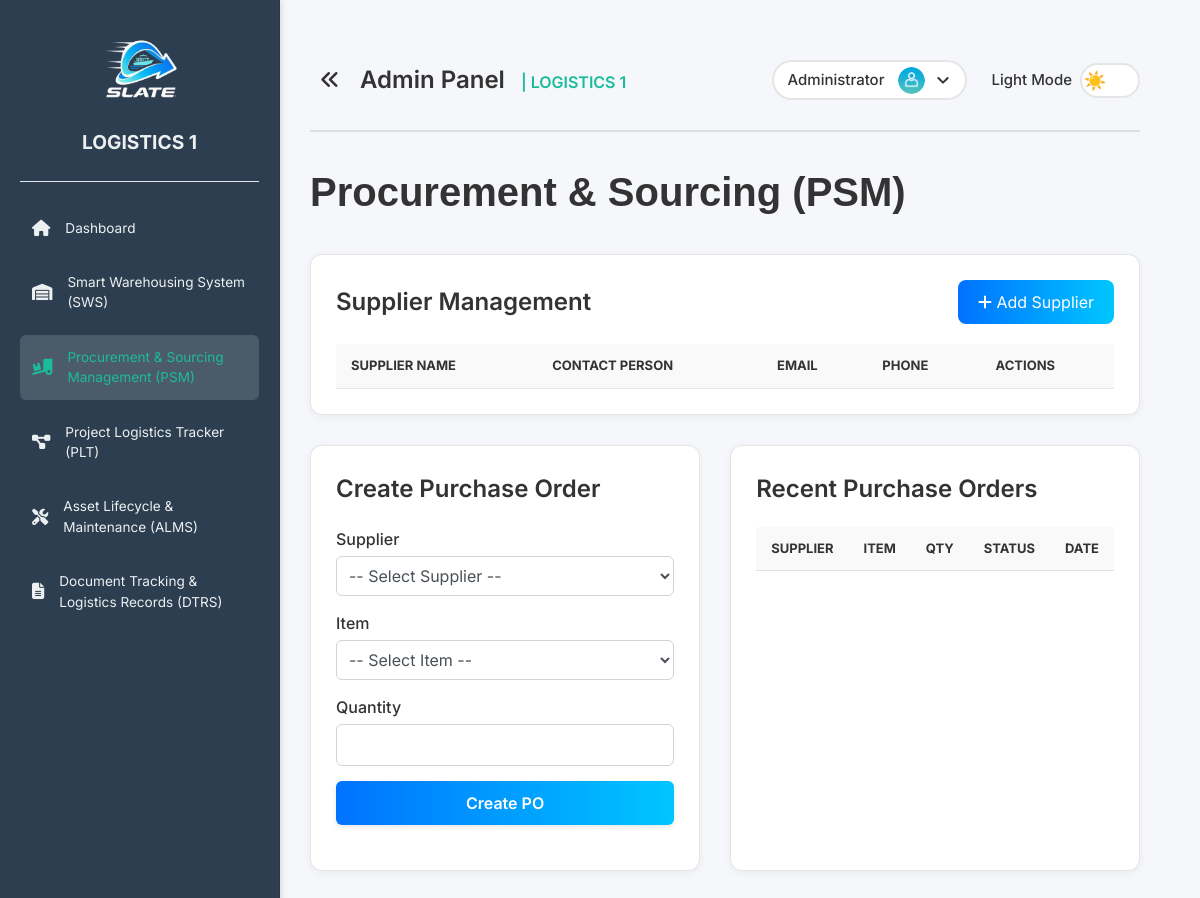
The app's page /pages/procurement_sourcing.php (signed in), older data.
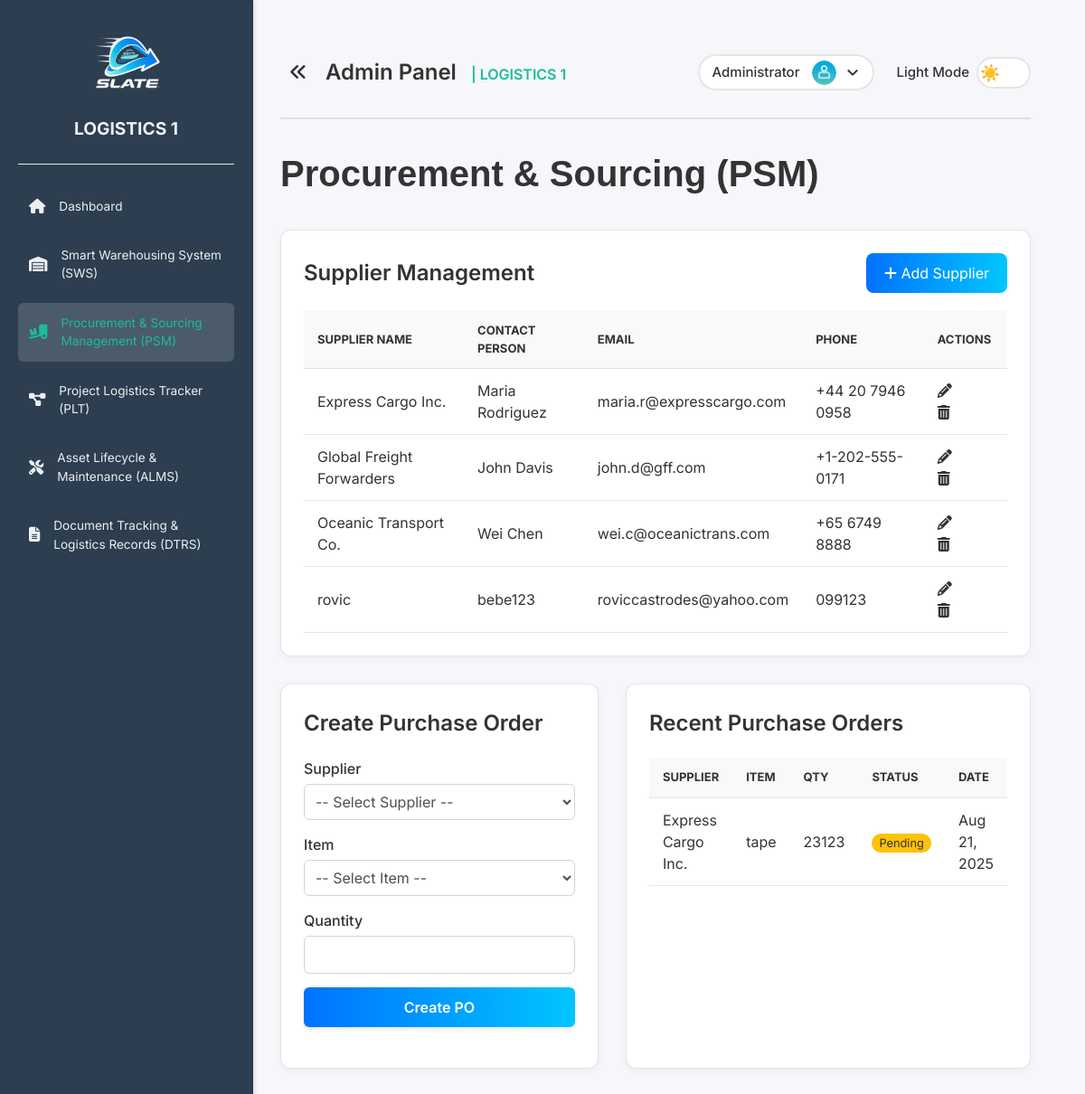
The same page, newer data.
### tables this page shows
CREATE TABLE `suppliers` (
  `id` int NOT NULL,
  `supplier_name` varchar(255) NOT NULL,
  `contact_person` varchar(255) DEFAULT NULL,
  `email` varchar(255) DEFAULT NULL,
  `phone` varchar(50) DEFAULT NULL,
  `address` text,
  `created_at` timestamp NULL DEFAULT CURRENT_TIMESTAMP
);

CREATE TABLE `purchase_orders` (
  `id` int NOT NULL,
  `supplier_id` int NOT NULL,
  `item_name` varchar(255) NOT NULL,
  `quantity` int NOT NULL,
  `status` varchar(50) DEFAULT 'Pending',
  `order_date` timestamp NULL DEFAULT CURRENT_TIMESTAMP
);

### includes/functions/supplier.php (called while the page is built, shortened)
<?php
function getAllSuppliers() {
    $conn = getDbConnection();
    $result = $conn->query("SELECT * FROM suppliers ORDER BY supplier_name ASC");
    $suppliers = $result ? $result->fetch_all(MYSQLI_ASSOC) : [];
    return $suppliers;
}
?>

### includes/functions/purchase_order.php (called while the page is built, shortened)
<?php
function getRecentPurchaseOrders($limit = 10) {
    $conn = getDbConnection();
    $sql = "SELECT po.id, s.supplier_name, po.item_name, po.quantity, po.status, po.order_date
            FROM purchase_orders po
            JOIN suppliers s ON po.supplier_id = s.id
            ORDER BY po.order_date DESC
            LIMIT ?";
    $stmt = $conn->prepare($sql);
    $stmt->bind_param("i", $limit);
    $stmt->execute();
    $result = $stmt->get_result();
    $orders = $result ? $result->fetch_all(MYSQLI_ASSOC) : [];
    return $orders;
}
?>

### pages/procurement_sourcing.php (the view, shortened to what this page needs)
<?php
require_once '../includes/functions/supplier.php';
require_once '../includes/functions/purchase_order.php';
$suppliers = getAllSuppliers();
$purchaseOrders = getRecentPurchaseOrders();
?>
<!DOCTYPE html>
<html lang="en">
<head>
  <link rel="stylesheet" href="../assets/css/styles.css">
  <link rel="stylesheet" href="../assets/css/sidebar.css">
</head>
<body>
  <div class="sidebar" id="sidebar"> <?php include '../partials/sidebar.php'; ?> </div>
  <div class="main-content-wrapper" id="mainContentWrapper">
    <div class="content" id="mainContent">
      <?php include '../partials/header.php'; ?>
      <h1 class="page-title" style="font-family: 'Inter Tight', sans-serif; font-weight: 600; font-size: 2.5rem; margin-bottom: 2rem;">Procurement & Sourcing (PSM)</h1>
      <div class="psm-grid">
        <div class="card full-width">
          <div style="display: flex; justify-content: space-between; align-items: center;">
            <h2 class="card-title">Supplier Management</h2>
            <?php if ($_SESSION['role'] === 'admin'): ?>
            <button type="button" class="btn-add" onclick="openCreateSupplierModal()"><i class="fas fa-plus"></i> Add Supplier</button>
            <?php endif; ?>
          </div>
          <table class="table">
            <thead><tr><th>Supplier Name</th><th>Contact Person</th><th>Email</th><th>Phone</th><?php if ($_SESSION['role'] === 'admin'): ?><th>Actions</th><?php endif; ?></tr></thead>
            <tbody>
              <?php foreach($suppliers as $supplier): ?>
              <tr>
                <td><?php echo htmlspecialchars($supplier['supplier_name']); ?></td>
                <td><?php echo htmlspecialchars($supplier['contact_person']); ?></td>
                <td><?php echo htmlspecialchars($supplier['email']); ?></td>
                <td><?php echo htmlspecialchars($supplier['phone']); ?></td>
                <?php if ($_SESSION['role'] === 'admin'): ?>
                <td class="actions">
                  <a class="edit" onclick='openEditSupplierModal(<?php echo json_encode($supplier); ?>)'><i class="fas fa-pencil-alt"></i></a>
                  <a class="delete" onclick="confirmDeleteSupplier(<?php echo $supplier['id']; ?>)"><i class="fas fa-trash-alt"></i></a>
                </td>
                <?php endif; ?>
              </tr>
              <?php endforeach; ?>
            </tbody>
          </table>
        </div>
        <div class="card">
          <h2 class="card-title">Create Purchase Order</h2>
          <form action="procurement_sourcing.php" method="POST">
            <div class="form-group"><label>Supplier</label><select name="supplier_id_po" required><option value="">-- Select Supplier --</option></select></div>
            <div class="form-group"><label>Item</label><select name="item_name_po" required><option value="">-- Select Item --</option></select></div>
            <div class="form-group"><label>Quantity</label><input type="number" name="quantity_po" min="1" required></div>
            <button type="submit" class="btn btn-add" style="width: 100%;">Create PO</button>
          </form>
        </div>
        <div class="card" style="grid-column: 2 / -1;">
          <h2 class="card-title">Recent Purchase Orders</h2>
          <table class="table">
            <thead><tr><th>Supplier</th><th>Item</th><th>Qty</th><th>Status</th><th>Date</th></tr></thead>
            <tbody>
              <?php foreach($purchaseOrders as $po): ?>
              <tr>
                <td><?php echo htmlspecialchars($po['supplier_name']); ?></td>
                <td><?php echo htmlspecialchars($po['item_name']); ?></td>
                <td><?php echo htmlspecialchars($po['quantity']); ?></td>
                <td><span style="background: #ffc107; color: #333; padding: 3px 8px; border-radius: 12px; font-size: 0.8em;"><?php echo htmlspecialchars($po['status']); ?></span></td>
                <td><?php echo date('M d, Y', strtotime($po['order_date'])); ?></td>
              </tr>
              <?php endforeach; ?>
            </tbody>
          </table>
        </div>
      </div>
    </div>
  </div>
</body>
</html>

Row changes from the older to the newer data that the page shows:
added suppliers: supplier_name "Express Cargo Inc.", contact_person "Maria Rodriguez", email "maria.r@expresscargo.com", phone "+44 20 7946 0958"
added suppliers: supplier_name "Global Freight Forwarders", contact_person "John Davis", email "john.d@gff.com", phone "+1-202-555-0171"
added suppliers: supplier_name "Oceanic Transport Co.", contact_person "Wei Chen", email "wei.c@oceanictrans.com", phone "+65 6749 8888"
added suppliers: supplier_name "rovic", contact_person "bebe123", email "roviccastrodes@yahoo.com", phone "099123"
added purchase_orders: supplier.supplier_name "Express Cargo Inc.", item_name "tape", quantity "23123", status "Pending", order_date "Aug 21, 2025"
